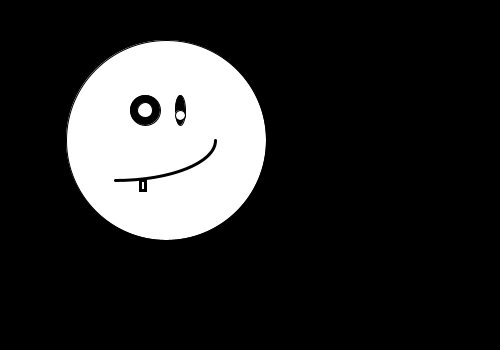
Frame 1 (no input)
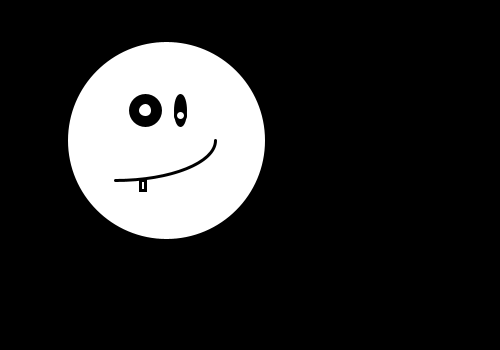
Frame 60 (the mouse pressed at the canvas centre just before this capture)
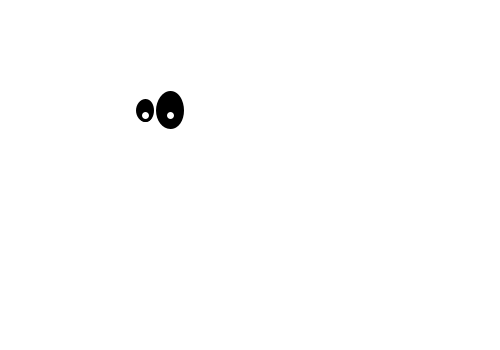
Frame 120 (the mouse held since frame 60 and released just before this capture)

The Processing sketch that drew these frames (run headless with seeded random() and noise(); from frame 60 on, the mouse is pressed at the canvas centre):

// Processing sketch: processing_139924
// ── processing_139924.pde

void setup ()
{
     size( 500,350 );
     smooth();
}
 
void draw()
{
     if(mouseX < width/2)
     {
      background( 0 );
       
      //Shape of Monster
      fill(255);
      ellipse(width/3,height/2.5, 200,200);
       
      //monster eyes
      fill(0);
      ellipse(145,110, 30,30);
      ellipse(180,110, 10,30);
       
      fill(255);
      ellipse(145,110, 15,15);
      ellipse(180,115, 10,10);
       
      //monster mouth
      stroke(0);
      strokeWeight( 3 );
      arc(115, 140, 200, 80, 0, HALF_PI);
      noFill();;
      rect(140, 180, 5, 10);
     }
     else
     {
      background( 255 );
       
      //monster eyes
      fill(0);
      ellipse(145,110, 15,20);
      ellipse(170,110, 25,35);
       
      fill(255);
      ellipse(145,115, 10,10);
      ellipse(170,115, 10,10);
 
      
      }
}
     
